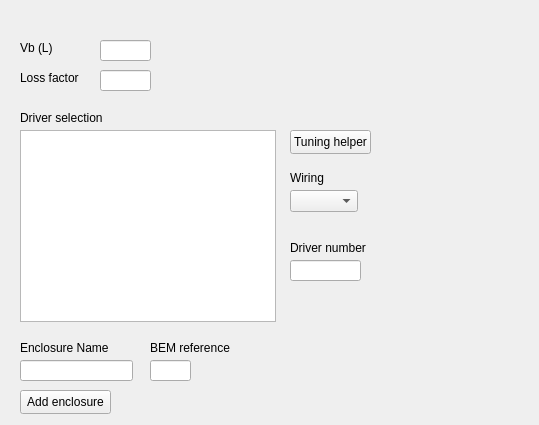
<?xml version="1.0" encoding="UTF-8"?>
<ui version="4.0">
 <class>Form</class>
 <widget class="QWidget" name="Form">
  <property name="geometry">
   <rect>
    <x>0</x>
    <y>0</y>
    <width>539</width>
    <height>425</height>
   </rect>
  </property>
  <property name="windowTitle">
   <string>Form</string>
  </property>
  <widget class="QLabel" name="label">
   <property name="geometry">
    <rect>
     <x>20</x>
     <y>40</y>
     <width>49</width>
     <height>16</height>
    </rect>
   </property>
   <property name="text">
    <string>Vb (L)</string>
   </property>
  </widget>
  <widget class="QLabel" name="label_2">
   <property name="geometry">
    <rect>
     <x>20</x>
     <y>70</y>
     <width>61</width>
     <height>16</height>
    </rect>
   </property>
   <property name="text">
    <string>Loss factor</string>
   </property>
  </widget>
  <widget class="QLineEdit" name="lineEdit">
   <property name="geometry">
    <rect>
     <x>100</x>
     <y>40</y>
     <width>51</width>
     <height>21</height>
    </rect>
   </property>
  </widget>
  <widget class="QLineEdit" name="lineEdit_2">
   <property name="geometry">
    <rect>
     <x>100</x>
     <y>70</y>
     <width>51</width>
     <height>21</height>
    </rect>
   </property>
  </widget>
  <widget class="QListWidget" name="listWidget">
   <property name="geometry">
    <rect>
     <x>20</x>
     <y>130</y>
     <width>256</width>
     <height>192</height>
    </rect>
   </property>
  </widget>
  <widget class="QPushButton" name="pushButton">
   <property name="geometry">
    <rect>
     <x>290</x>
     <y>130</y>
     <width>81</width>
     <height>24</height>
    </rect>
   </property>
   <property name="text">
    <string>Tuning helper</string>
   </property>
  </widget>
  <widget class="QLabel" name="label_3">
   <property name="geometry">
    <rect>
     <x>20</x>
     <y>110</y>
     <width>121</width>
     <height>16</height>
    </rect>
   </property>
   <property name="text">
    <string>Driver selection</string>
   </property>
  </widget>
  <widget class="QPushButton" name="pushButton_2">
   <property name="geometry">
    <rect>
     <x>20</x>
     <y>390</y>
     <width>91</width>
     <height>24</height>
    </rect>
   </property>
   <property name="text">
    <string>Add enclosure</string>
   </property>
  </widget>
  <widget class="QLabel" name="label_4">
   <property name="geometry">
    <rect>
     <x>150</x>
     <y>340</y>
     <width>81</width>
     <height>16</height>
    </rect>
   </property>
   <property name="text">
    <string>BEM reference</string>
   </property>
  </widget>
  <widget class="QLineEdit" name="lineEdit_3">
   <property name="geometry">
    <rect>
     <x>150</x>
     <y>360</y>
     <width>41</width>
     <height>21</height>
    </rect>
   </property>
  </widget>
  <widget class="QLabel" name="label_5">
   <property name="geometry">
    <rect>
     <x>20</x>
     <y>340</y>
     <width>101</width>
     <height>16</height>
    </rect>
   </property>
   <property name="text">
    <string>Enclosure Name</string>
   </property>
  </widget>
  <widget class="QLineEdit" name="lineEdit_4">
   <property name="geometry">
    <rect>
     <x>20</x>
     <y>360</y>
     <width>113</width>
     <height>21</height>
    </rect>
   </property>
  </widget>
  <widget class="QComboBox" name="comboBox">
   <property name="geometry">
    <rect>
     <x>290</x>
     <y>190</y>
     <width>68</width>
     <height>22</height>
    </rect>
   </property>
  </widget>
  <widget class="QLabel" name="label_6">
   <property name="geometry">
    <rect>
     <x>290</x>
     <y>170</y>
     <width>49</width>
     <height>16</height>
    </rect>
   </property>
   <property name="text">
    <string>Wiring</string>
   </property>
  </widget>
  <widget class="QLabel" name="label_7">
   <property name="geometry">
    <rect>
     <x>290</x>
     <y>240</y>
     <width>81</width>
     <height>16</height>
    </rect>
   </property>
   <property name="text">
    <string>Driver number</string>
   </property>
  </widget>
  <widget class="QLineEdit" name="lineEdit_5">
   <property name="geometry">
    <rect>
     <x>290</x>
     <y>260</y>
     <width>71</width>
     <height>21</height>
    </rect>
   </property>
  </widget>
 </widget>
 <resources/>
 <connections/>
</ui>
